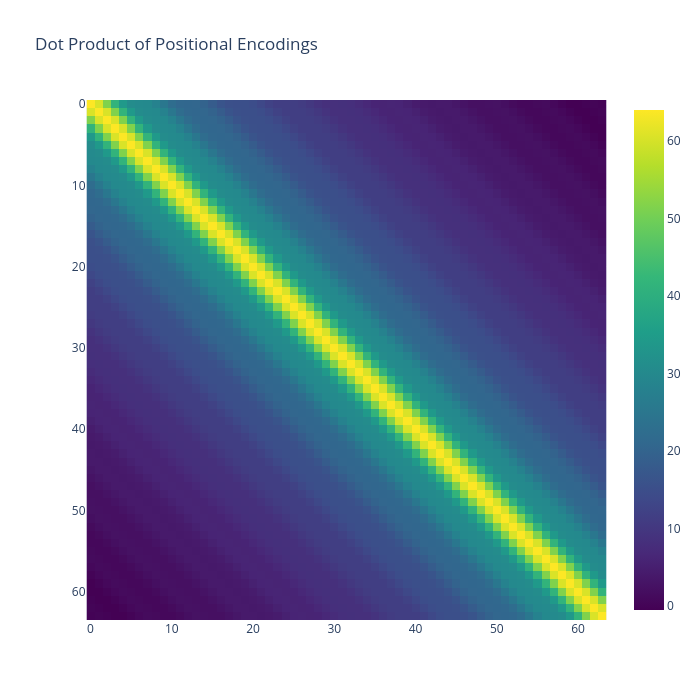
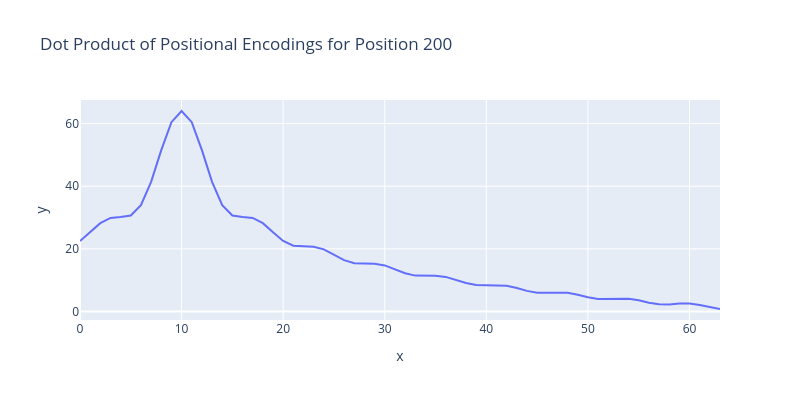

Source (notebook cell) for these figures, in order:
### Code cell
dist = pe @ pe.T
fig = px.imshow(dist.cpu().numpy(), color_continuous_scale='Viridis',
                width=700, height=700,
                title='Dot Product of Positional Encodings')
fig.show()
px.line(x=np.arange(0, n), y=dist[10].cpu().numpy(), width=800, height=400,
        title='Dot Product of Positional Encodings for Position 200')

### Figure 1 — Plotly figure (JSON) as saved in the notebook; plotly's stock layout.template omitted (floating-point values rounded to 4 significant figures; data arrays with more than 128 entries replaced by an {"elided": "..."} marker saying what was removed)
{"data": [{"coloraxis": "coloraxis", "hovertemplate": "x: %{x}<br>y: %{y}<br>color: %{z}<extra></extra>", "name": "0", "type": "heatmap", "xaxis": "x", "yaxis": "y", "z": {"elided": "64x64 float values"}}], "layout": {"coloraxis": {"colorscale": [[0, "#440154"], [0.1111, "#482878"], [0.2222, "#3e4989"], [0.3333, "#31688e"], [0.4444, "#26828e"], [0.5556, "#1f9e89"], [0.6667, "#35b779"], [0.7778, "#6ece58"], [0.8889, "#b5de2b"], [1, "#fde725"]]}, "height": 700, "title": {"text": "Dot Product of Positional Encodings"}, "width": 700, "xaxis": {"anchor": "y", "constrain": "domain", "domain": [0, 1], "scaleanchor": "y"}, "yaxis": {"anchor": "x", "autorange": "reversed", "constrain": "domain", "domain": [0, 1]}}}

### Figure 2 — Plotly figure (JSON) as saved in the notebook; plotly's stock layout.template omitted (floating-point values rounded to 4 significant figures)
{"data": [{"hovertemplate": "x=%{x}<br>y=%{y}<extra></extra>", "legendgroup": "", "line": {"color": "#636efa", "dash": "solid"}, "marker": {"symbol": "circle"}, "mode": "lines", "name": "", "orientation": "v", "showlegend": false, "type": "scatter", "x": [0, 1, 2, 3, 4, 5, 6, 7, 8, 9, 10, 11, 12, 13, 14, 15, 16, 17, 18, 19, 20, 21, 22, 23, 24, 25, 26, 27, 28, 29, 30, 31, 32, 33, 34, 35, 36, 37, 38, 39, 40, 41, 42, 43, 44, 45, 46, 47, 48, 49, 50, 51, 52, 53, 54, 55, 56, 57, 58, 59, 60, 61, 62, 63], "xaxis": "x", "y": [22.5, 25.26, 28.18, 29.87, 30.14, 30.65, 33.95, 41.38, 51.51, 60.43, 64.0, 60.43, 51.51, 41.38, 33.95, 30.65, 30.14, 29.87, 28.18, 25.26, 22.5, 21.02, 20.77, 20.69, 19.82, 18.13, 16.39, 15.41, 15.24, 15.24, 14.7, 13.52, 12.22, 11.46, 11.34, 11.4, 11.04, 10.13, 9.08, 8.438, 8.356, 8.459, 8.224, 7.485, 6.579, 6.009, 5.954, 6.103, 5.963, 5.341, 4.523, 3.993, 3.96, 4.158, 4.104, 3.567, 2.797, 2.28, 2.266, 2.522, 2.553, 2.083, 1.329, 0.7972], "yaxis": "y"}], "layout": {"height": 400, "legend": {"tracegroupgap": 0}, "title": {"text": "Dot Product of Positional Encodings for Position 200"}, "width": 800, "xaxis": {"anchor": "y", "domain": [0, 1], "title": {"text": "x"}}, "yaxis": {"anchor": "x", "domain": [0, 1], "title": {"text": "y"}}}}
